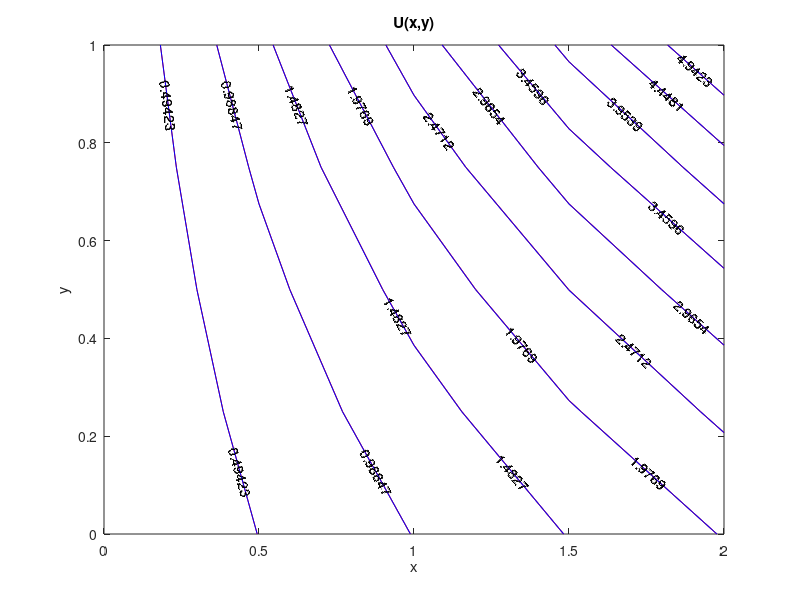

Source code (MATLAB):
function FDMfinaltry
xO=0;
xL=2;
yO=0;
yL=1;

n=3;      %n - mesh for x (in matrices for column,j)
m=3;       %m - mesh for y (in matrices for row,i )
dx=(xL-xO)/(n+1);
dy=(yL-yO)/(m+1);


%%
%Matrix A
for i=1:n*m
    A(i,i)=-2*(1/dx^2+1/dy^2);
end

for i=1:n-1 
    %to consturct lower and upper diagonal
    for j=1:m
    A(i+(j-1)*n, i+(j-1)*n+1)= 1/dx^2;
    A(i+(j-1)*n+1, i+(j-1)*n)= 1/dx^2;
    end
end

for i=1:n
    for j=1:m-1
 A(i+(j-1)*n,i+j*n)= 1/dy^2;
 A(i+j*n,i+(j-1)*n)= 1/dy^2;
    end
end



%%
%set up BC's (INSERT EQUATION FOR BOUNDARY EQUATIONS)

x=linspace(xO,xL,n+2);
y=linspace(yO,yL,m+2);

tle=@(x,y)0;
tr=@(x,y)2*exp(y);
tso=@(x,y)x;
tn=@(x,y)exp(1)*x;





%%
%Matrix     p
%Matrix p is the the boundary condition in the form of matrix
p = zeros(m+2,n+2);
for j=1:n+2
    p(1,j) = tso(x(1,j),y(1,1));
    p(m+2,j) =tn(x(1,j),y(1,m+2));
end
for i=1:m+2
    p(i,1) = tle(x(1,1),y(1,i));
    p(i,n+2) = tr(x(1,n+2),y(1,i));
end
p;

%%
%Matrix B
 b = zeros(n*m,1);
 for j=1:n-2
     b(j+1,1)=p(1,j+2)/dy^2;         %pink
     b(m*n-j,1)=p(m+2,n-j+1)/dy^2;    %hijau
     
     for k=1:m-2                 %update baru tukar pada m    
     b(k*n+n,1)=p(k+2,n+2)/dx^2;      %kuning tengah
     b(k*n+1,1)=p(k+2,1)/dx^2;        %oren tengah
     end 
 end
  b(1,1)=p(1,2)/dy^2+p(2,1)/dx^2;              %oren + pink
  b(n,1)=p(1,n+1)/dy^2+p(2,n+2)/dx^2;          %pink + kuning
  b(m*n-(n-1),1)=p(m+1,1)/dx^2+p(m+2,2)/dy^2;  %oren + hijau
  b(m*n,1)=p(m+2,n+1)/dy^2+p(m+1,n+2)/dx^2;    %hijau + kuning
%%
%Matrix bpoisson

 % Uxx+Uyy=f to insert equation 
f=@(x,y)x*exp(y);
bpoisson= zeros(n*m,1);
for k=n
    for i=1:m
        for j=1:n
        bpoisson(j+((i-1)*k),1)=f(x(1,j+1),y(1,i+1));%4
%         x(1,j+1)*exp(1)^ynew(i+1,1);%4*x(1,j+1)+3*ynew(i+1,1); %insert equation for poisson
        end
    end
end
bpoisson
b=bpoisson-b;

%%    
%Jacobi &  Gauss Seidel & SOR
% dxsolve = (xL-xO)/(n*m-1);
% xsolve = xO:dxsolve:xL;
xsolve=zeros(n*m,1);
xj = xsolve;
xg = xsolve;
xs = xsolve;

L =tril(-A,-1);         %triangular
D = diag(diag(A));      %diagonal A. diag(diag(A))
U = triu(-A,1);         %u triangular

Tj = inv(D)*(L+U);       %sama dengan T = inv(D)*(A-D) except -+
Cj = inv(D)*b;
Tg = inv(D-L)*(U);
Cg = inv(D-L)*b;

Ts = inv(D)*(L+U);
rho_Ts = max(abs(eig(Ts)));
 %w = 2/(1 + sqrt(1-rho_Ts^2));
 w=1.25;
Tw = inv(D-w*L)*((1-w)*D+w*U);
Cw = w*(inv(D-w*L))*b;
delta = 1e-5;          %mesti ada bila buat tolerance
N=10000000000000;
dj=zeros(21,1);  %utk simpan tolerance
jc=1;
tic %mesti ada bila buat while
while jc<=N              %N is the iteration
    xj(:,jc+1)=Tj*xj(:,jc)+Cj;     
    %tolerance
%     tolerancej = norm(xj(:,jc+1)-xj(:,jc),inf)/norm(xj(:,jc+1),inf);
   tolerancej = norm(xj(:,jc+1)-xj(:,jc),inf)
    if tolerancej<delta
        break
    end
     jc=jc+1;              
     %fprintf('n=%g tolerancej=%g\n',jc,tolerancej)
end
toc
tolerancej;
g=1;
tic 
while g<=N              %N is the iteration
    xg(:,g+1)=Tg*xg(:,g)+Cg;
    %tolerance    
    %toleranceg = norm(xg(:,g+1)-xg(:,g),inf)/norm(xg(:,g+1),inf);
    toleranceg = norm(xg(:,g+1)-xg(:,g),inf)
    if toleranceg<delta
        break
    end
    g=g+1;              
    %fprintf('n=%g toleranceg=%g\n',g,toleranceg)
end
toc
s=1;
tic
while s<=N
    xs(:,s+1) = Tw*xs(:,s)+Cw;
    %tolerance
    %tolerances = norm(xs(:,s+1)-xs(:,s),inf)/norm(xs(:,s+1),inf);
    tolerances = norm(xs(:,s+1)-xs(:,s));
    if tolerances < delta
        break
    end
    s=s+1;
    %fprintf('n=%g tolerances=%g\n',s,tolerances)
end
toc
xj = xj(:,jc+1);
xg = xg(:,g+1);
xs = xs(:,s+1)
%%
% Conjugate
%ni: number of iteration
% %%
x0 = zeros(n*m,1); %zeros x0 M*N
conditionalA=cond(A,Inf);
% ni=5
r=[];
v=[];
alfa=[];
beta=[];
Asize=size(A);
F=Asize(1,1);

ic=1;
deltac=1e-5;
for nn=1:F
    xc(nn,k)=x0(nn,1);
end
r(:,ic)=b-A*xc(:,ic);
v(:,ic)=r(:,ic);
tic
while ic<=F
    alfa(:,ic)=r(:,ic)'*r(:,ic)/(v(:,ic)'*A*v(:,ic));
    xc(:,(ic+1))=xc(:,ic)+alfa(:,ic)*v(:,ic);
    r(:,(ic+1))=r(:,ic)-alfa(:,ic)*A*v(:,ic);
    
    tolc=norm(r(:,ic+1));
%     tolc=norm(r(:,k+1)-r(:,k),inf)
    if tolc<deltac
        break;
    end
    beta(:,ic)=r(:,(ic+1))'*r(:,(ic+1))/(r(:,ic)'*r(:,ic));
    v(:,(ic+1))=r(:,(ic+1))+beta(:,ic)*v(:,ic);
    
    ic=ic+1;
    %fprintf('n=%g tolerancec=%g\n',ic,tolc)
end
toc
xc = xc(:,(ic+1))
ic;
% %%

%%
%ni: number of iteration
x0 = zeros(n*m,1); %zeros x0 M*N
conditionalA=cond(A,Inf);
r=[];
v=[];
alfa=[];
beta=[];
Anew=-1*A
Asize=size(A);
F=10000000000;
Cinver=(diag(diag(Anew)))^(-1/2)
ip=1;

deltac=1e-5;
xp(:,ip)=x0(:,ip);
r(:,ip)=b-A*xp(:,ip);
v(:,ip)=Cinver*r(:,ip);
tic
while ip<=F
    alfa(:,ip)=r(:,ip)'*Cinver*r(:,ip)/(v(:,ip)'*A*v(:,ip));
    xp(:,(ip+1))=xp(:,ip)+alfa(:,ip)*v(:,ip);
    r(:,(ip+1))=r(:,ip)-alfa(:,ip)*A*v(:,ip);
    
    tolp=norm(r(:,ip+1));
 
    if tolp<deltac
        break;
    end
    beta(:,ip)=r(:,(ip+1))'*Cinver*r(:,(ip+1))/(v(:,ip)'*A*v(:,ip));
    v(:,(ip+1))=Cinver*r(:,(ip+1))+beta(:,ip)*v(:,ip);
    
    ip=ip+1;
    
end
toc
xp = xp(:,(ip+1))
ip
%%
%Preconditioned Conjugate Gradient

x0=zeros(n*m,1);	
u = x0;
r = b - A * u;
C = (D+L)*inv(D)*(D+L');
D = diag(diag(A));
C1 = tril(A) ;
C2 = inv(D)*triu(A);
pho = C2 \ (C1 \ r);
norm_b = norm(b);
 tol=1e-5;
 m_max=100000000;
iterp = 0;
% tic
% while( (norm(r)/norm_b > tol) & (iterp < m_max))
%   a = A * pho;
%   a_dot_p = a' * pho;
%   lambda = (r' * pho) / a_dot_p;
%   u = u + lambda * pho;
%   r = r - lambda * a;
%   inv_C_times_r = C2 \ (C1 \ r);
%   pho = inv_C_times_r - ((inv_C_times_r' * a) / a_dot_p) * pho;
%   iterp=iterp+1;
% end
% toc
tic
while iterp < m_max
   a = A * pho;
  a_dot_p = a' * pho;
  lambda = (r' * pho) / a_dot_p;
  u = u + lambda * pho;
  r = r - lambda * a;
  inv_C_times_r = C2 \ (C1 \ r);
  pho = inv_C_times_r - ((inv_C_times_r' * a) / a_dot_p) * pho;
  
    tolerancep=norm(r)/norm_b;
    if tolerancep<tol
      break
    end
 iterp=iterp+1;
%  fprintf('n=%g tolerancep=%g\n',iterp,tolerancep)
end
toc
  u;
  iterp;
  

%%
%n=5
%m=4
% qfinal
qexact =p;
qdM = p;
qj = p;
qg = p;
qs = p;
qc = p;
qp = p;
qpnew=p;
directMethod = A\b;

for i=0:m-1
    for j=1:n
        qexact(i+2,j+1)=bpoisson(n*i+j,1);
        qdM(i+2,j+1)=directMethod(n*i+j,1);
        qj(i+2,j+1)=xj(n*i+j,1);
        qg(i+2,j+1)=xg(n*i+j,1);
        qs(i+2,j+1)=xs(n*i+j,1);
        qc(i+2,j+1)=xc(n*i+j,1);
        qp(i+2,j+1)=u(n*i+j,1);
      
    end
end

iterationjacobi=jc
iterationgauss=g
iterationsor=s
iterationc=ic
iterationpre=iterp

%%
%graph
% 
[x2d,y2d]=meshgrid(xO:dx:xL,yO:dy:yL); %for plot graph
contour(x2d,y2d,qexact,'r','ShowText','on')
hold on
contour(x2d,y2d,qp,'b','ShowText','on')
c = sprintf('U(x,y)');
title(c);
ylabel('y');
xlabel('x');
% contour(x2d,y2d,qs,'r','ShowText','on')
% hold on
% contour(x2d,y2d,qj,'b','ShowText','on')
% hold on
% contour(x2d,y2d,qg,'y','ShowText','on')
% hold on
% contour(x2d,y2d,qs,'g','ShowText','on')
% hold on
% contour(x2d,y2d,qc,'m','ShowText','on')
% hold on
% contour(x2d,y2d,qp,'k','ShowText','on')


end
